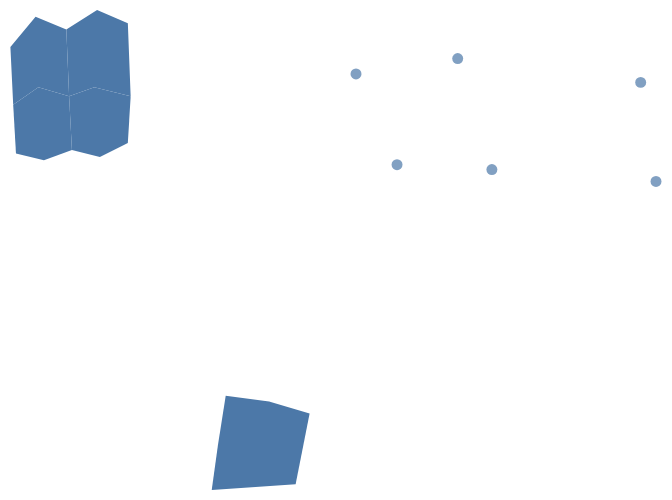

The Vega-Lite source for this figure:
### Vega-Lite specification from a JSON file in a GitHub repository (floating-point values rounded to 4 significant figures)
{"$schema": "https://vega.github.io/schema/vega-lite/v6.json", "padding": 5, "autosize": "pad", "hconcat": [{"vconcat": [{"width": 150, "height": 110, "data": {"values": {"type": "FeatureCollection", "features": [{"type": "Feature", "properties": {"name": "west", "value": 3, "cat": "a"}, "geometry": {"type": "Polygon", "coordinates": [[[-11, 48], [-2, 52], [9, 50], [10, 36], [0, 33], [-10, 35], [-11, 48]]]}}, {"type": "Feature", "properties": {"name": "east", "value": 5, "cat": "b"}, "geometry": {"type": "Polygon", "coordinates": [[[9, 50], [18, 52], [31, 50], [30, 38], [20, 34], [10, 36], [9, 50]]]}}, {"type": "Feature", "properties": {"name": "north-west", "value": 2, "cat": "a"}, "geometry": {"type": "Polygon", "coordinates": [[[-12, 60], [-3, 65], [8, 63], [9, 50], [-2, 52], [-11, 48], [-12, 60]]]}}, {"type": "Feature", "properties": {"name": "north-east", "value": 8, "cat": "b"}, "geometry": {"type": "Polygon", "coordinates": [[[8, 63], [19, 66], [30, 64], [31, 50], [18, 52], [9, 50], [8, 63]]]}}]}, "format": {"property": "features"}}, "projection": {"type": "mercator"}, "mark": "geoshape"}, {"width": 150, "height": 110, "data": {"values": {"type": "FeatureCollection", "features": [{"type": "Feature", "properties": {"name": "far-east", "value": 6, "cat": "a"}, "geometry": {"type": "Polygon", "coordinates": [[[65, 40], [95, 35], [90, 12], [60, 10], [65, 40]]]}}]}, "format": {"property": "features"}}, "projection": {"type": "mercator"}, "mark": "geoshape"}]}, {"width": 150, "height": 110, "data": {"values": [{"lon": -74, "lat": 40.7, "n": 8}, {"lon": 2.35, "lat": 48.85, "n": 5}, {"lon": 139.7, "lat": 35.7, "n": 9}, {"lon": 151.2, "lat": -33.9, "n": 3}, {"lon": -43.2, "lat": -22.9, "n": 6}, {"lon": 28, "lat": -26.2, "n": 2}]}, "projection": {"type": "mercator"}, "mark": "circle", "encoding": {"longitude": {"field": "lon", "type": "quantitative"}, "latitude": {"field": "lat", "type": "quantitative"}}}]}
